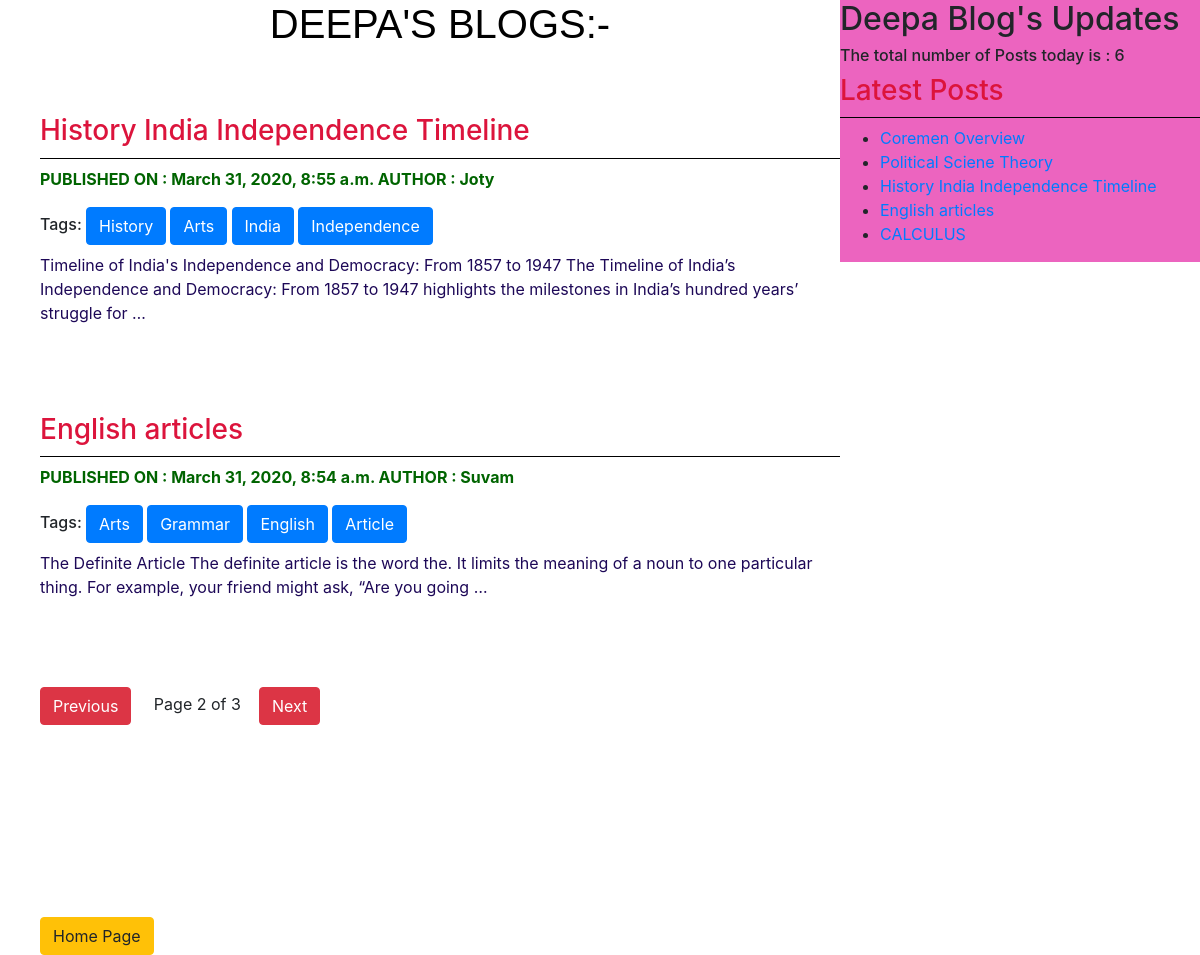
Screenshot of /post/home/?page=2 with the database file from the repository.
### blogapp/models.py (models this page shows, shortened)
class Post(models.Model):
    STATUS=(('draft','Draft'),('published','Published'))
    title = models.CharField(max_length = 150)
    slug = models.SlugField(max_length = 50, unique_for_date='publish')
    author= models.ForeignKey(User, related_name='blog_posts', on_delete=models.CASCADE)
    body = models.TextField()
    publish = models.DateTimeField(default=0,null=True)
    created = models.DateTimeField( auto_now_add=True)
    updated = models.DateTimeField(auto_now=True)
    status = models.CharField(max_length = 10, choices=STATUS, default='draft')
    tags=TaggableManager()
    class Meta:
        ordering=('-publish',)
    def get_absolute_url(self):
        kwargs = {'year': self.publish.year,
              'month': self.publish.strftime('%m').lower(),
              'day': self.publish.strftime('%d'),
              'post': self.slug,
                }
        return reverse("blogapp:post-details",args=[self.publish.year,self.publish.strftime('%m'),self.publish.strftime('%d'),self.slug])

### blogapp/views.py (the view)
# urls.py: path('home/',views.post_view,name='home'),
def post_view(request,tag_slug=None):
    post_list_view=Post.objects.all()
    tag=None
    if tag_slug:
        tag=get_object_or_404(Tag,slug=tag_slug)
        post_list_view=post_list_view.filter(tags__in=[tag])
    paginator=Paginator(post_list_view,2)
    page_number=request.GET.get('page')
    try:
        post_list_view=paginator.page(page_number)
    except PageNotAnInteger:
        post_list_view=paginator.page(1)
    except EmptyPage:
        post_list_view=paginator.page(paginator.num_pages)
    return render(request, 'blogapp/post_list.html', {'post_list_view':post_list_view,'tag':tag})

### blogapp/templatetags/blogapp_tags.py (called while the page is built)
@register.simple_tag(name='my_tag')
def total_posts():
    return Post.objects.count()

@register.inclusion_tag('blogapp/latest.html')
def show_posts():
    latest_post=Post.objects.order_by('-publish')[:5]
    return{'latest_post':latest_post}

### templates/blogapp/post_list.html (shortened to what this page needs)
<!DOCTYPE html>
{% extends 'blogapp/base.html' %}
{% block content %}
<h1>DEEPA'S BLOGS:-</h1><br><br>
    {%for post in post_list_view%}
    <a href="{{post.get_absolute_url}}"><h3>{{post.title}}</h3></a>
    <p id='date'>PUBLISHED ON : {{post.publish}}     AUTHOR : {{post.author|title}}  </p>
    <h6>Tags:
    {% for tag in post.tags.all %}
        <a href="/post/tag/{{tag.slug}}"><input type="button" class="btn btn-primary btn-small" value="{{tag.name}}" ></a>
        {%endfor%}
    </h6>
    <p id='au_date'>{{post.body|truncatewords:30}}</p> <br><br><br>
    {%endfor%}
    {%include 'blogapp/pagination.html' with page=post_list_view %}
{% endblock content %}

### templates/blogapp/latest.html
    <ul>
        {% for p in latest_post %}
        <li><a href="p.get_absolute_url">{{p.title}}</a></li>
        {% endfor %}
    </ul>

### static/css/post.css (style rules this page uses)
h1 { font-size: 100px; border-bottom: 2px black thick; font-family: 'Lucida Sans', 'Lucida Sans Regular', 'Lucida Grande', 'Lucida Sans Unicode', Geneva, Verdana, sans-serif; text-align: center; border-bottom: black; color:black; padding-bottom: 10px; font-weight: bolder; }
h3 { font-weight: bold; border-bottom: 1px black solid; padding-bottom: 10px; font-stretch: underline; color: crimson; }
#date { color: darkgreen; font-weight:bold; }
#au_date { color: rgb(29, 8, 87); }

### rows the page displays
Post: title "History India Independence Timeline", publish "March 31, 2020, 8:55 a.m.", author "Joty", body "Timeline of India's Independence and Democracy: From 1857 to 1947 The Timeline of India’s Independence and Democracy: From 1857 to 1947 highlights the milestones in India’s hundred years’ struggle for …"
Tag: name "History"
Tag: name "Arts"
Tag: name "India"
Tag: name "Independence"
Post: title "English articles", publish "March 31, 2020, 8:54 a.m.", author "Suvam", body "The Definite Article The definite article is the word the. It limits the meaning of a noun to one particular thing. For example, your friend might ask, “Are you going …"
Tag: name "Grammar"
Tag: name "English"
Tag: name "Article"
Post: title "Coremen Overview"
Post: title "Political Sciene Theory"
Post: title "CALCULUS"

### other values shown
{{ page.number }} "2"
{{ page.paginator.num_pages }} "3"
